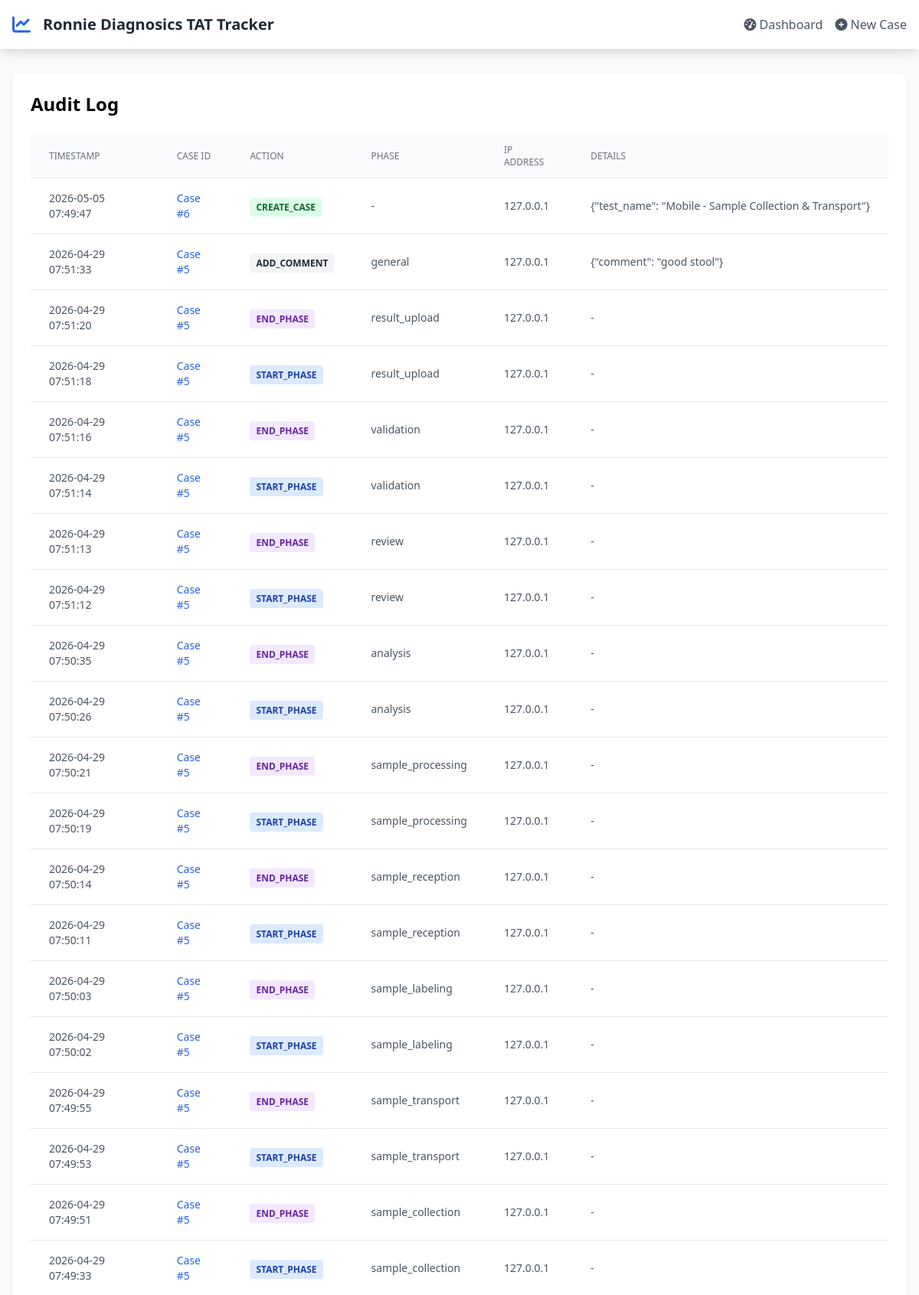
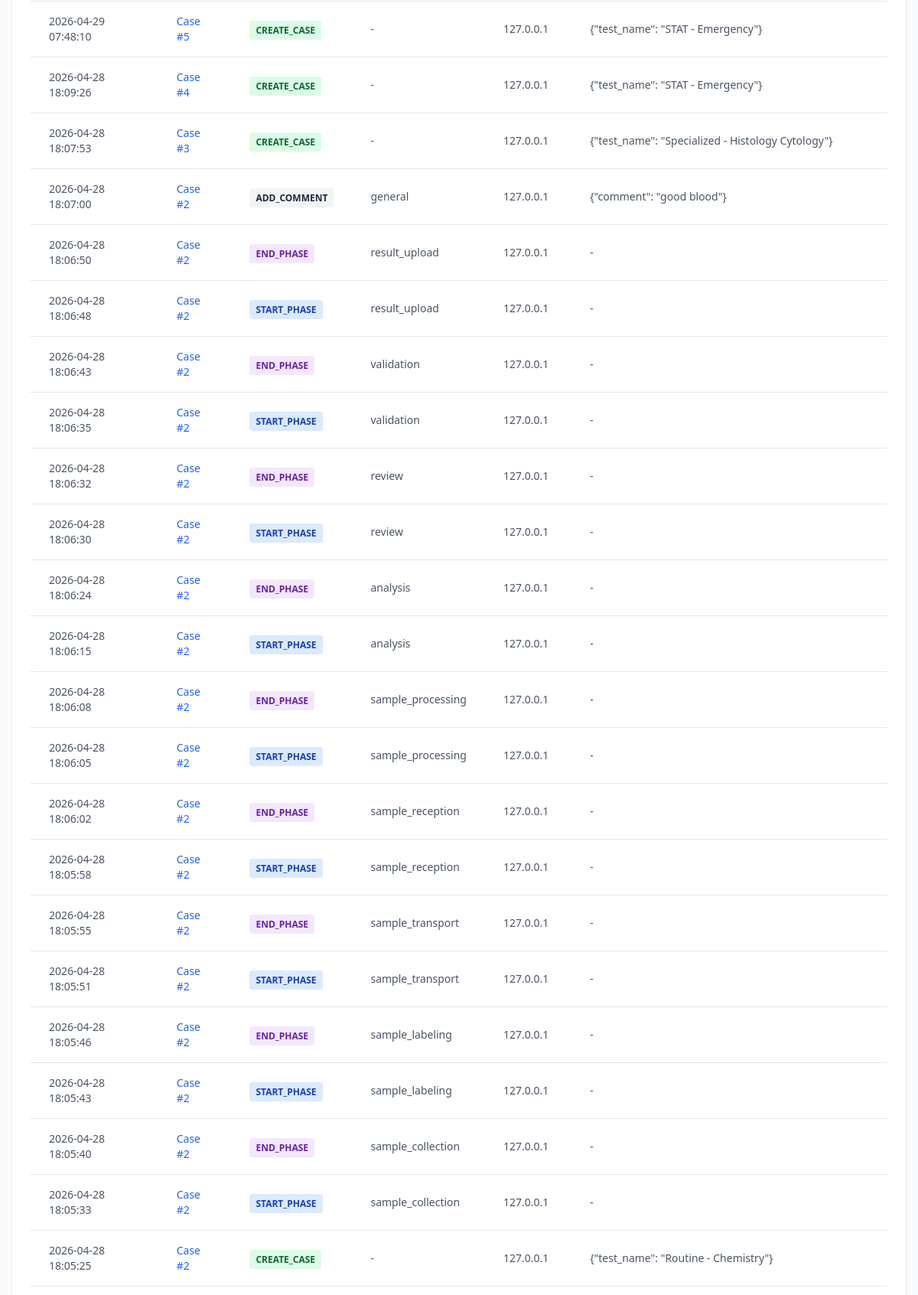
Screenshot of /audit_log (upper part) with the database file from the repository (2 pictures, top to bottom).
### app.py (models this page shows)
class AuditLog(db.Model):
    __tablename__ = 'audit_logs'
    id = db.Column(db.Integer, primary_key=True)
    case_id = db.Column(db.Integer, db.ForeignKey('cases.id'))
    action = db.Column(db.String(100))
    phase = db.Column(db.String(50))
    details = db.Column(db.Text)
    ip_address = db.Column(db.String(50))
    created_at = db.Column(db.DateTime, default=datetime.utcnow)

### app.py (the view)
@app.route('/audit_log')
def audit_log_page():
    page = request.args.get('page', 1, type=int)
    per_page = 50
    logs = AuditLog.query.order_by(AuditLog.created_at.desc()).paginate(page=page, per_page=per_page)
    return render_template('audit_log.html', logs=logs)

### templates/audit_log.html (shortened to what this page needs)
{% extends "base.html" %}
{% block content %}
<div class="bg-white rounded-lg shadow p-6">
    <h2 class="text-2xl font-bold mb-6">Audit Log</h2>
    <div class="overflow-x-auto">
        <table class="min-w-full divide-y divide-gray-200">
            <thead class="bg-gray-50">
                <tr>
                    <th class="px-6 py-3 text-left text-xs font-medium text-gray-500 uppercase">Timestamp</th>
                    <th class="px-6 py-3 text-left text-xs font-medium text-gray-500 uppercase">Case ID</th>
                    <th class="px-6 py-3 text-left text-xs font-medium text-gray-500 uppercase">Action</th>
                    <th class="px-6 py-3 text-left text-xs font-medium text-gray-500 uppercase">Phase</th>
                    <th class="px-6 py-3 text-left text-xs font-medium text-gray-500 uppercase">IP Address</th>
                    <th class="px-6 py-3 text-left text-xs font-medium text-gray-500 uppercase">Details</th>
                </tr>
            </thead>
            <tbody class="divide-y divide-gray-200">
                {% for log in logs.items %}
                <tr class="hover:bg-gray-50">
                    <td class="px-6 py-4 text-sm text-gray-600">{{ log.created_at.strftime('%Y-%m-%d %H:%M:%S') if log.created_at else 'N/A' }}</td>
                    <td class="px-6 py-4 text-sm">
                        {% if log.case_id %}
                        <a href="/case/{{ log.case_id }}" class="text-blue-600 hover:text-blue-800">
                            Case #{{ log.case_id }}
                        </a>
                        {% else %}
                        N/A
                        {% endif %}
                    </td>
                    <td class="px-6 py-4">
                        <span class="px-2 py-1 rounded text-xs font-semibold
                            {% if 'CREATE' in log.action %}bg-green-100 text-green-800
                            {% elif 'START' in log.action %}bg-blue-100 text-blue-800
                            {% elif 'END' in log.action %}bg-purple-100 text-purple-800
                            {% else %}bg-gray-100 text-gray-800{% endif %}">
                            {{ log.action }}
                        </span>
                    </td>
                    <td class="px-6 py-4 text-sm text-gray-600">{{ log.phase or '-' }}</td>
                    <td class="px-6 py-4 text-sm text-gray-600">{{ log.ip_address or '-' }}</td>
                    <td class="px-6 py-4 text-sm text-gray-600 max-w-md truncate">{{ log.details or '-' }}</td>
                </tr>
                {% endfor %}
            </tbody>
        </table>
    </div>
</div>
{% endblock %}

### rows the page displays
AuditLog: created_at "2026-05-05 07:49:47", case_id "6", action "CREATE_CASE", phase "-", ip_address "127.0.0.1", details "{\"test_name\": \"Mobile - Sample Collection & Transport\"}"
AuditLog: created_at "2026-04-29 07:51:33", case_id "5", action "ADD_COMMENT", phase "general", ip_address "127.0.0.1", details "{\"comment\": \"good stool\"}"
AuditLog: created_at "2026-04-29 07:51:20", case_id "5", action "END_PHASE", phase "result_upload", ip_address "127.0.0.1", details "-"
AuditLog: created_at "2026-04-29 07:51:18", case_id "5", action "START_PHASE", phase "result_upload", ip_address "127.0.0.1", details "-"
AuditLog: created_at "2026-04-29 07:51:16", case_id "5", action "END_PHASE", phase "validation", ip_address "127.0.0.1", details "-"
AuditLog: created_at "2026-04-29 07:51:14", case_id "5", action "START_PHASE", phase "validation", ip_address "127.0.0.1", details "-"
AuditLog: created_at "2026-04-29 07:51:13", case_id "5", action "END_PHASE", phase "review", ip_address "127.0.0.1", details "-"
AuditLog: created_at "2026-04-29 07:51:12", case_id "5", action "START_PHASE", phase "review", ip_address "127.0.0.1", details "-"
AuditLog: created_at "2026-04-29 07:50:35", case_id "5", action "END_PHASE", phase "analysis", ip_address "127.0.0.1", details "-"
AuditLog: created_at "2026-04-29 07:50:26", case_id "5", action "START_PHASE", phase "analysis", ip_address "127.0.0.1", details "-"
AuditLog: created_at "2026-04-29 07:50:21", case_id "5", action "END_PHASE", phase "sample_processing", ip_address "127.0.0.1", details "-"
AuditLog: created_at "2026-04-29 07:50:19", case_id "5", action "START_PHASE", phase "sample_processing", ip_address "127.0.0.1", details "-"
AuditLog: created_at "2026-04-29 07:50:14", case_id "5", action "END_PHASE", phase "sample_reception", ip_address "127.0.0.1", details "-"
AuditLog: created_at "2026-04-29 07:50:11", case_id "5", action "START_PHASE", phase "sample_reception", ip_address "127.0.0.1", details "-"
AuditLog: created_at "2026-04-29 07:50:03", case_id "5", action "END_PHASE", phase "sample_labeling", ip_address "127.0.0.1", details "-"
AuditLog: created_at "2026-04-29 07:50:02", case_id "5", action "START_PHASE", phase "sample_labeling", ip_address "127.0.0.1", details "-"
AuditLog: created_at "2026-04-29 07:49:55", case_id "5", action "END_PHASE", phase "sample_transport", ip_address "127.0.0.1", details "-"
AuditLog: created_at "2026-04-29 07:49:53", case_id "5", action "START_PHASE", phase "sample_transport", ip_address "127.0.0.1", details "-"
AuditLog: created_at "2026-04-29 07:49:51", case_id "5", action "END_PHASE", phase "sample_collection", ip_address "127.0.0.1", details "-"
AuditLog: created_at "2026-04-29 07:49:33", case_id "5", action "START_PHASE", phase "sample_collection", ip_address "127.0.0.1", details "-"
AuditLog: created_at "2026-04-29 07:48:10", case_id "5", action "CREATE_CASE", phase "-", ip_address "127.0.0.1", details "{\"test_name\": \"STAT - Emergency\"}"
AuditLog: created_at "2026-04-28 18:09:26", case_id "4", action "CREATE_CASE", phase "-", ip_address "127.0.0.1", details "{\"test_name\": \"STAT - Emergency\"}"
AuditLog: created_at "2026-04-28 18:07:53", case_id "3", action "CREATE_CASE", phase "-", ip_address "127.0.0.1", details "{\"test_name\": \"Specialized - Histology Cytology\"}"
AuditLog: created_at "2026-04-28 18:07:00", case_id "2", action "ADD_COMMENT", phase "general", ip_address "127.0.0.1", details "{\"comment\": \"good blood\"}"
AuditLog: created_at "2026-04-28 18:06:50", case_id "2", action "END_PHASE", phase "result_upload", ip_address "127.0.0.1", details "-"
AuditLog: created_at "2026-04-28 18:06:48", case_id "2", action "START_PHASE", phase "result_upload", ip_address "127.0.0.1", details "-"
AuditLog: created_at "2026-04-28 18:06:43", case_id "2", action "END_PHASE", phase "validation", ip_address "127.0.0.1", details "-"
AuditLog: created_at "2026-04-28 18:06:35", case_id "2", action "START_PHASE", phase "validation", ip_address "127.0.0.1", details "-"
AuditLog: created_at "2026-04-28 18:06:32", case_id "2", action "END_PHASE", phase "review", ip_address "127.0.0.1", details "-"
AuditLog: created_at "2026-04-28 18:06:30", case_id "2", action "START_PHASE", phase "review", ip_address "127.0.0.1", details "-"
AuditLog: created_at "2026-04-28 18:06:24", case_id "2", action "END_PHASE", phase "analysis", ip_address "127.0.0.1", details "-"
AuditLog: created_at "2026-04-28 18:06:15", case_id "2", action "START_PHASE", phase "analysis", ip_address "127.0.0.1", details "-"
AuditLog: created_at "2026-04-28 18:06:08", case_id "2", action "END_PHASE", phase "sample_processing", ip_address "127.0.0.1", details "-"
AuditLog: created_at "2026-04-28 18:06:05", case_id "2", action "START_PHASE", phase "sample_processing", ip_address "127.0.0.1", details "-"
AuditLog: created_at "2026-04-28 18:06:02", case_id "2", action "END_PHASE", phase "sample_reception", ip_address "127.0.0.1", details "-"
AuditLog: created_at "2026-04-28 18:05:58", case_id "2", action "START_PHASE", phase "sample_reception", ip_address "127.0.0.1", details "-"
AuditLog: created_at "2026-04-28 18:05:55", case_id "2", action "END_PHASE", phase "sample_transport", ip_address "127.0.0.1", details "-"
AuditLog: created_at "2026-04-28 18:05:51", case_id "2", action "START_PHASE", phase "sample_transport", ip_address "127.0.0.1", details "-"
AuditLog: created_at "2026-04-28 18:05:46", case_id "2", action "END_PHASE", phase "sample_labeling", ip_address "127.0.0.1", details "-"
AuditLog: created_at "2026-04-28 18:05:43", case_id "2", action "START_PHASE", phase "sample_labeling", ip_address "127.0.0.1", details "-"
AuditLog: created_at "2026-04-28 18:05:40", case_id "2", action "END_PHASE", phase "sample_collection", ip_address "127.0.0.1", details "-"
AuditLog: created_at "2026-04-28 18:05:33", case_id "2", action "START_PHASE", phase "sample_collection", ip_address "127.0.0.1", details "-"
AuditLog: created_at "2026-04-28 18:05:25", case_id "2", action "CREATE_CASE", phase "-", ip_address "127.0.0.1", details "{\"test_name\": \"Routine - Chemistry\"}"
